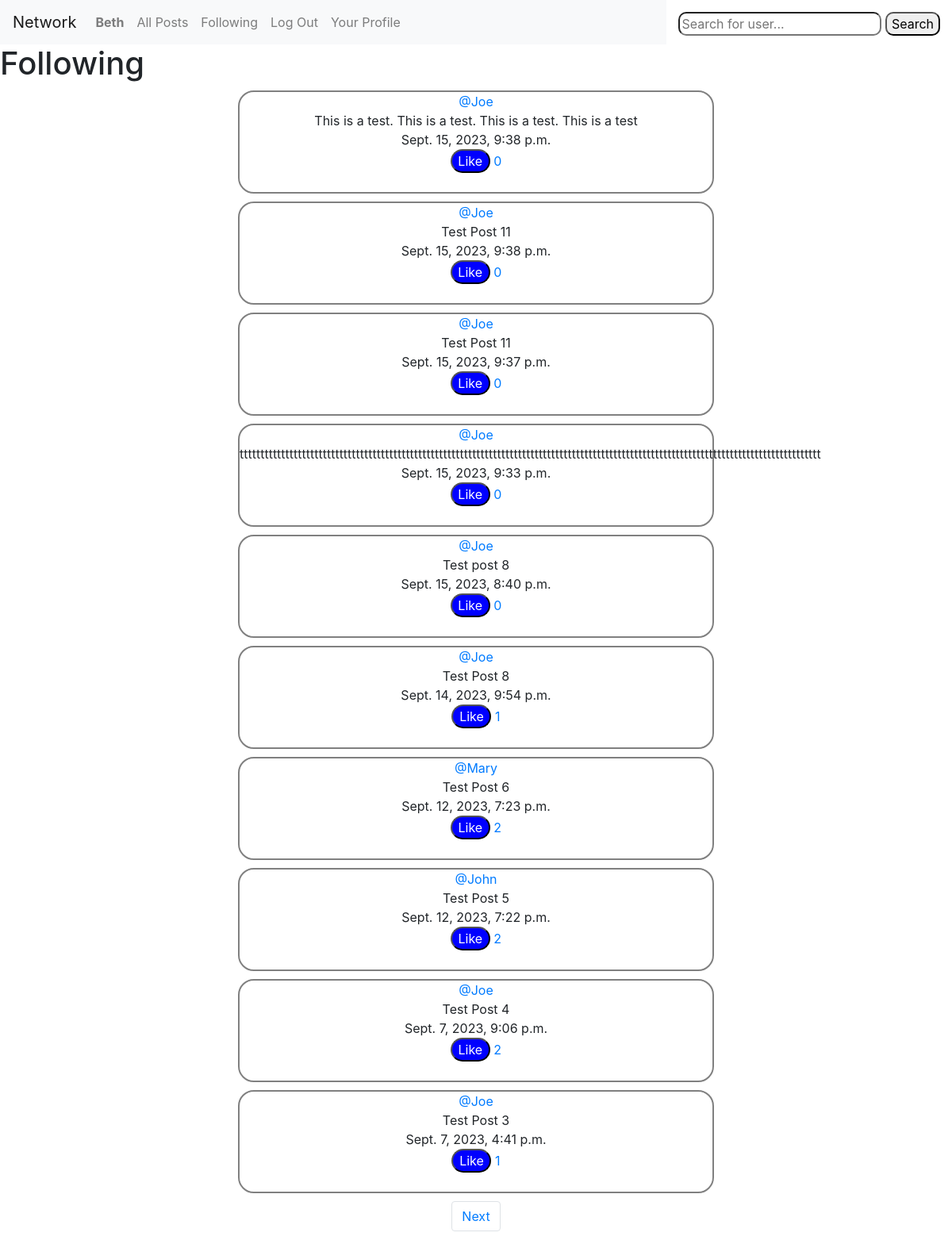
The page /followingpost (signed in) on the database as committed earlier.
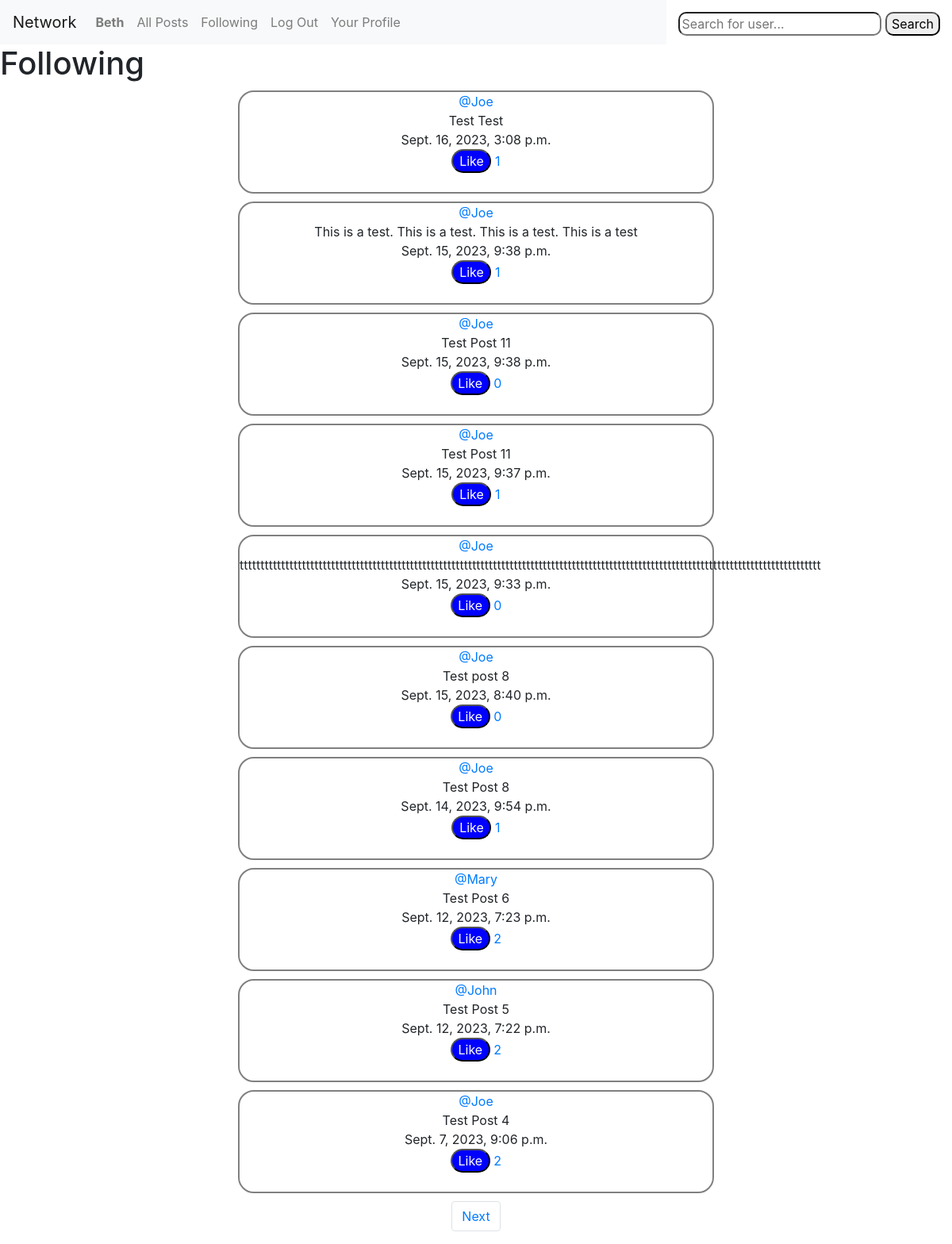
The same page on the database as committed later.
### network/models.py (models this page shows, shortened)
class User(AbstractUser):
    pass

class Post(models.Model):
    user_post = models.ForeignKey(
        User, on_delete=models.CASCADE, blank=True, null=True)
    post_text = models.CharField(max_length=240)
    date_posted = models.DateTimeField(auto_now_add=True)
    number_of_likes = models.IntegerField(default=0)

### network/views.py (the view)
# urls.py: path("followingpost", views.following_post, name="followingpost"),
def following_post(request):
    current_user = User.objects.get(pk=request.user.id)
    following_accounts = Follow.objects.filter(users_following=current_user)
    all_post = Post.objects.all().order_by('id').reverse()
    following_posts = []
    for post in all_post:
        for account in following_accounts:
            if account.user_followers == post.user_post:
                following_posts.append(post)
    paginator = Paginator(following_posts, 10)
    page_number = request.GET.get('page')
    posts_on_page = paginator.get_page(page_number)
    return render(request, "network/followingpost.html", {
        'posts_on_page': posts_on_page,
    })

### network/templates/network/followingpost.html (shortened to what this page needs)
{% extends 'network/layout.html' %}
{% block body %}
<h1>Following</h1>
<center>
{% for post in posts_on_page%}
<div class="post">
<a href="/user_profile/{{post.user_post.id}}">@{{ post.user_post }}</a>
<br> {{post.post_text}}<br>{{post.date_posted}}<br>
<form action="{% url 'add_like_following_page' post_id=post.id user_id=user.id%}" method="post" enctype="multipart/form-data">
    {% if Liked == None %}
    <input type="submit" value="Like" class="likebutton"> <a href="{% url 'likepage' post_id=post.id %}">{{ post.number_of_likes }}</a><br><br>
    {% else %}
    {% csrf_token %}
    <input type="submit" value="Liked" class="likebutton"> <a href="{% url 'likepage' post_id=post.id %}">{{ post.number_of_likes }}</a><br><br>
    {% endif %}
</form>
</div>
{% endfor %}
</center>
<nav aria-label="Page navigation">
    <ul class="pagination d-flex justify-content-center">
        {% if posts_on_page.has_next %}
        <li class="page-item"><a class="page-link" href="?page={{ posts_on_page.next_page_number }}">Next</a></li>
        {% endif %}
    </ul>
</nav>
{% endblock %}

### network/templates/network/layout.html (shortened to what this page needs)
{% load static %}
<!DOCTYPE html>
<html lang="en">
    <head>
        <link rel="stylesheet" href="https://stackpath.bootstrapcdn.com/bootstrap/4.4.1/css/bootstrap.min.css">
        <link href="{% static 'network/styles.css' %}" rel="stylesheet">
    </head>
    <body>
        <form action="{% url 'search' %}" method="POST" class="search">
            <input type="search" placeholder="Search for user..." name="searched" class="searchbar">
            <button type="submit" class="searchbutton">Search</button>
        </form>
        <nav class="navbar navbar-expand-lg navbar-light bg-light">
            <a class="navbar-brand" href="#">Network</a>
            <div>
              <ul class="navbar-nav mr-auto">
                {% if user.is_authenticated %}
                    <li class="nav-item">
                        <a class="nav-link" href="#"><strong>{{ user.username }}</strong></a>
                    </li>
                {% endif %}
                <li class="nav-item">
                  <a class="nav-link" href="{% url 'index' %}">All Posts</a>
                </li>
                {% if user.is_authenticated %}
                    <li class="nav-item">
                        <a class="nav-link" href="{% url 'followingpost' %}">Following</a>
                    </li>
                    <li class="nav-item">
                        <a class="nav-link" href="{% url 'logout' %}">Log Out</a>
                    </li>
                    <li class="nav-item">
                        <a class="nav-link" href="{% url 'user_profile' user.id %}">Your Profile</a>
                    </li>
                {% endif %}
              </ul>
            </div>
          </nav>
        <div class="body">
            {% block body %}
            {% endblock %}
        </div>
    </body>
</html>

### network/static/network/styles.css (style rules this page uses)
.post { border: 2px solid gray; margin: 10px 300px; border-radius: 20px; }
.search { float: right; margin: 15px; }
.searchbar { border-radius: 10px; }
.searchbutton { border-radius: 10px; }
.likebutton { border-radius: 20px; width: 50px; background-color: blue; color: white; }

Rows that differ between the two databases and show on the page:
no longer on this page (row unchanged): Post: user_post "Joe", post_text "Test Post 3", date_posted "Sept. 7, 2023, 4:41 p.m.", number_of_likes "1"
added Post: user_post "Joe", post_text "Test Test", date_posted "Sept. 16, 2023, 3:08 p.m.", number_of_likes "1"
changed Post "This is a test. This is a test. This is a test. This is a test": number_of_likes "0" → "1"
changed Post "Sept. 15, 2023, 9:37 p.m.": number_of_likes "0" → "1"
